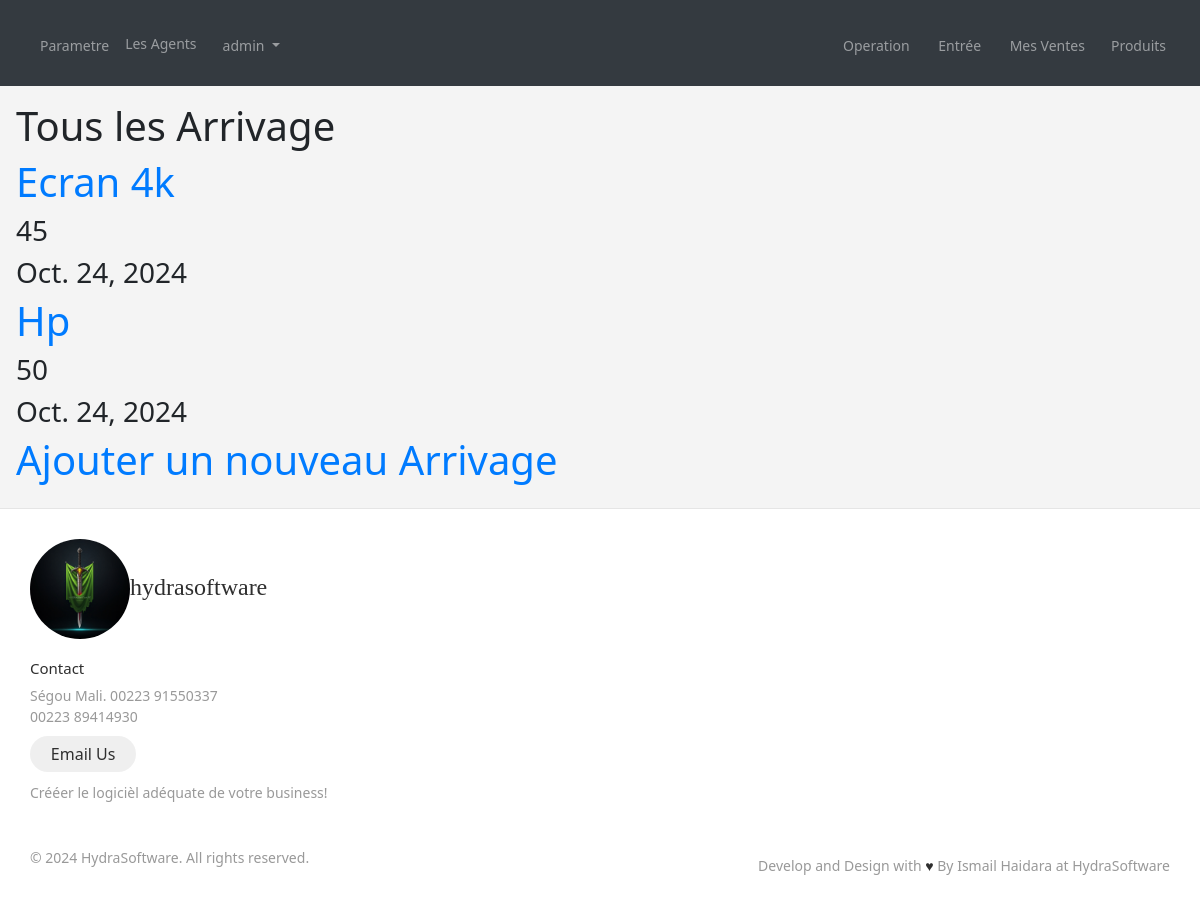
Before: /arrival/ (signed in) with the older database file.
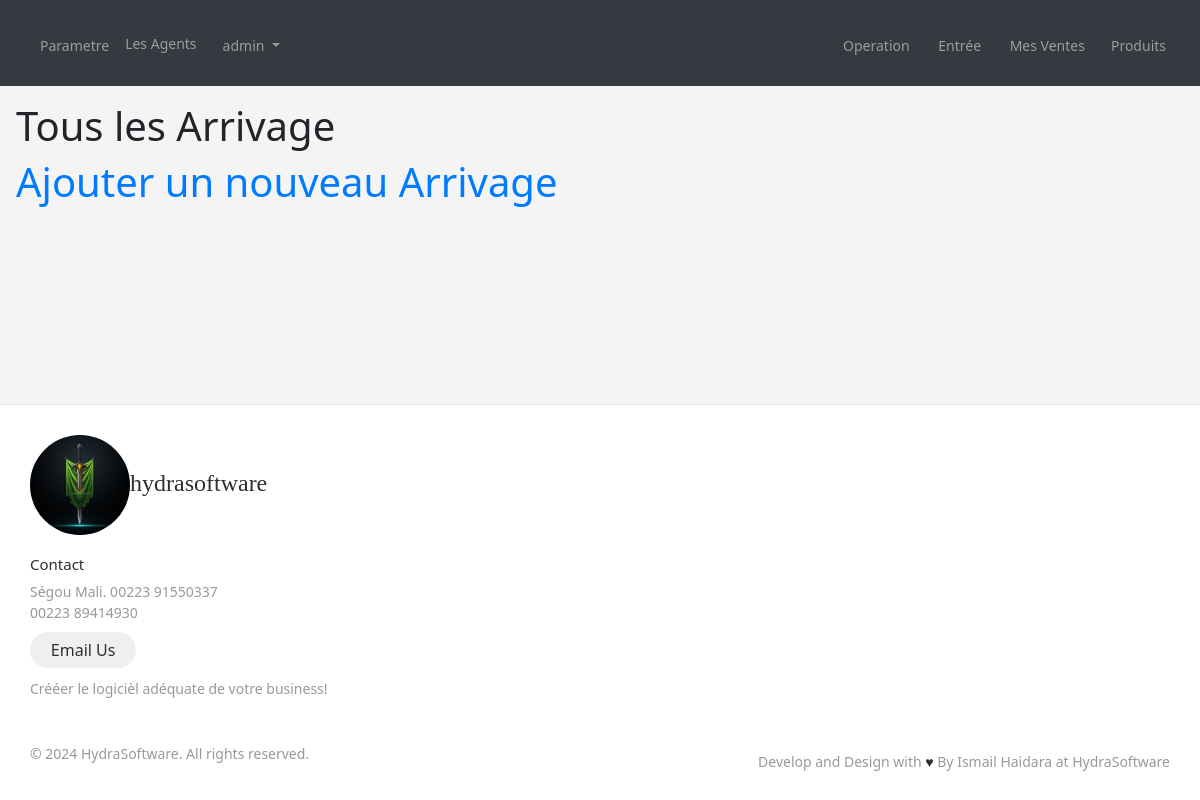
After: the same page with the newer database file.
### accounts/models.py (models this page shows)
class CustomUser(AbstractUser):
    company = models.ForeignKey(Company, on_delete=models.CASCADE, null=True)

### arrival/models.py (models this page shows, shortened)
class Arrival(models.Model):
    agent = models.ForeignKey(get_user_model(), on_delete=models.CASCADE, null=True, blank=True)
    stock = models.ForeignKey(Stock, on_delete=models.CASCADE)
    quantity = models.IntegerField()
    arrived_at = models.DateField(auto_now=True)
    created_at = models.DateTimeField(auto_now_add=True)
    is_added_to_stock = models.BooleanField(default=False)
    def get_absolute_url(self):
        return reverse("arrival_detail", kwargs={"pk": self.pk})

### stock/models.py (models this page shows, shortened)
class Stock(models.Model):
    name = models.CharField(max_length=255)
    initial_quantity = models.IntegerField(default=0, null=True, blank=True)
    quantity = models.IntegerField(default=0)
    price = models.DecimalField(max_digits=8, decimal_places=2,null=True, blank=True)
    added_at = models.DateTimeField(auto_now_add=True)
    description = models.TextField(null=True, blank=True)
    categories = models.ManyToManyField(Category)

### arrival/views.py (the view)
# urls.py: path('', views.ArrivalListView, name='arrival_list'),
@login_required
def ArrivalListView(request):
    template_name = 'arrival/list.html'
    qset = Arrival.objects.all()
    context = {
        'object_list':qset
        }
    return render(request,template_name,context)

### templates/arrival/list.html (shortened to what this page needs)
{% extends "_base.html" %}
{% block content %}
<h1> Tous les Arrivage</h1>
{% for object in object_list %}
<h1><a href="{{object.get_absolute_url}}"> {{object.stock.name}}</a></h1>
<h3> {{object.quantity}}</h3>
<h3> {{object.arrived_at}}</h3>
{% endfor %}
<h1><a href="{% url "arrival_create" %}">Ajouter un nouveau Arrivage</a></h1>
{% endblock content %}

### templates/_base.html (shortened to what this page needs)
{% load static %}
<!DOCTYPE html>
<html lang="en">
<head>
    <link rel="stylesheet" href="https://cdn.jsdelivr.net/npm/bootstrap@4.0.0/dist/css/bootstrap.min.css">
    <link href="//maxcdn.bootstrapcdn.com/bootstrap/4.1.1/css/bootstrap.min.css" rel="stylesheet" id="bootstrap-css">
    <link rel="stylesheet" href="{% static "css/style.css" %}">
</head>
<body>
<nav class="navbar navbar-icon-top navbar-expand-lg navbar-dark bg-dark">
    <h3></h3>
    <div class="collapse navbar-collapse" id="navbarSupportedContent">
      <ul class="navbar-nav mr-auto">
        <li class="nav-item">
          {% if user.is_authenticated %}
          {% if user.is_superuser %}
          <a class="nav-link" href="{% url "company_update" %}">
            Parametre
          </a>
          <a class="nav-link" href="{% url "agents" %}">
            Les Agents
          </a>
          {% endif %}
          {% endif %}
        </li>
        <li class="nav-item dropdown">
          {% if user.is_authenticated %}
          <a class="nav-link dropdown-toggle" href="#" id="navbarDropdown" role="button" data-toggle="dropdown" aria-haspopup="true" aria-expanded="false">
            {{user.username}}
          </a>
          {% else %}
          <a href="{% url "account_login" %}">
            Connecter
          </a>
          {% endif %}
        </li>
      </ul>
      {% if user.is_authenticated %}
      <ul class="navbar-nav ">
        <li class="nav-item">
          <a class="nav-link" href="{% url "sale_create" %}">
            Operation
          </a>
        </li>
        <li class="nav-item">
          <a class="nav-link" href="{% url "arrival_create" %}">
            Entrée
          </a>
        </li>
        <li class="nav-item">
          <a class="nav-link" href="{% url "sale_list" %}">
            Mes Ventes
          </a>
        </li>
        <li class="nav-item">
          <a class="nav-link" href="{% url "stock_list" %}">
            Produits
          </a>
        </li>
      </ul>
      {% endif %}
    </div>
  </nav>
    <div class="mainContainer m-3">
    {% block content %}
    {% endblock content %}
    </div>
    <footer class="footer">
      <div class="footer__addr">
        <h1 class="footer__logo"><img style="width:100px; height:100px;border-radius:50%"src="{% static "image/hydraSoftware.jpg" %}" alt="logo">HydraSoftware</h1>
        <h2>Contact</h2>
        <address>
        Ségou Mali. 00223 91550337<br>
          00223 89414930
          <a class="footer__btn" href="mailto:ihaidara852@gmail.com">Email Us</a>
          Crééer le logicièl adéquate de votre business!
        </address>
      </div>
      <ul class="footer__nav">
        <li class="nav__item">
        </li>
        <li class="nav__item nav__item--extra">
        </li>
        <li class="nav__item">
        </li>
      </ul>
      <div class="legal">
        <p>&copy; 2024 HydraSoftware. All rights reserved.</p>
        <div class="legal__links">
          <span>Develop and Design with <span class="heart">♥</span> By Ismail Haidara at HydraSoftware</span>
        </div>
      </div>
    </footer>
</body>
</html>

### static/css/style.css (style rules this page uses)
html { font-family: Lato, 'Helvetica Neue', Arial, Helvetica, sans-serif; font-size: 14px; }
a { text-decoration: none; }
body { margin: 2px; }
ul { list-style-type: none; text-align: right; inline-size: auto; }
ul li { padding-right: 10px; }
@media (min-width: 992px) { .navbar-icon-top.navbar-expand-lg .navbar-nav .nav-link { text-align: center; display: table-cell; height: 70px; vertical-align: middle; padding-top: 0; padding-bottom: 0; } }
body { background-color: #f9f9fa }
*, *:before, *:after { box-sizing: border-box; }
html { font-size: 100%; }
body { font-family: acumin-pro, system-ui, sans-serif; margin: 0; display: grid; grid-template-rows: auto 1fr auto; font-size: 14px; background-color: #f4f4f4; align-items: start; min-height: 100vh; }
.footer { display: flex; flex-flow: row wrap; padding: 30px 30px 20px 30px; color: #2f2f2f; background-color: #fff; border-top: 1px solid #e5e5e5; }
.footer > * { flex: 1 100%; }
.footer__addr { margin-right: 1.25em; margin-bottom: 2em; }
.footer__logo { font-family: 'Pacifico', cursive; font-weight: 400; text-transform: lowercase; font-size: 1.5rem; }
.footer__addr h2 { margin-top: 1.3em; font-size: 15px; font-weight: 400; }
.footer address { font-style: normal; color: #999; }
.footer__btn { display: flex; align-items: center; justify-content: center; height: 36px; max-width: max-content; background-color: rgb(33, 33, 33, 0.07); border-radius: 100px; color: #2f2f2f; line-height: 0; margin: 0.6em 0; font-size: 1rem; padding: 0 1.3em; }
.footer ul { list-style: none; padding-left: 0; }
.footer li { line-height: 2em; }
.footer a { text-decoration: none; }
.footer__nav { display: flex; flex-flow: row wrap; }
.footer__nav > * { flex: 1 50%; margin-right: 1.25em; }
.legal { display: flex; flex-wrap: wrap; color: #999; }
.legal__links { display: flex; align-items: center; }
.heart { color: #2f2f2f; }
@media screen and (min-width: 24.375em) { .legal .legal__links { margin-left: auto; } }
@media screen and (min-width: 40.375em) { .footer__nav > * { flex: 1; } }
@media screen and (min-width: 40.375em) { .nav__item--extra { flex-grow: 2; } }
@media screen and (min-width: 40.375em) { .footer__addr { flex: 1 0px; } }
@media screen and (min-width: 40.375em) { .footer__nav { flex: 2 0px; } }

Changed rows visible on the page:
removed Arrival: stock.name "Ecran 4k", quantity "45", arrived_at "Oct. 24, 2024"
removed Arrival: stock.name "Hp", quantity "50", arrived_at "Oct. 24, 2024"
